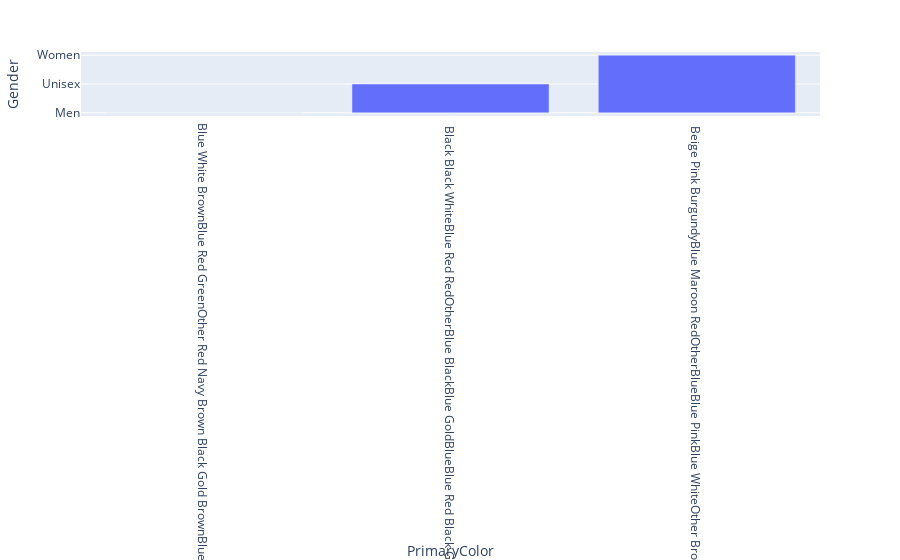

Notebook code for this chart:
### Code cell
temp3 = df.groupby(by = 'Gender')['PrimaryColor'].sum().reset_index()
px.bar(temp3,'PrimaryColor','Gender')
